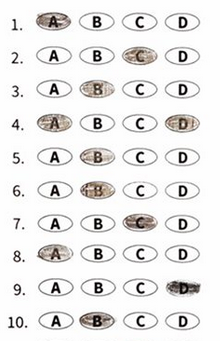
#> input picture py-process/assets/images/exam.png, 220 x 341 px, found by its file name
$ python canny.py
#> lines starting #> are read from the running program, lines starting #| are printed output that depends on the picture; after the words box and inside, x2 and y2 are one past the last pixel; in counts of white or black regions, pixels touching at a corner belong together
import cv2
import numpy as np
from matplotlib import pyplot as plt

img = cv2.imread('../assets/images/exam.png',0)
#> img: shape (341, 220); min 0, max 255, mean 233.5
edges = cv2.Canny(img,400,500)
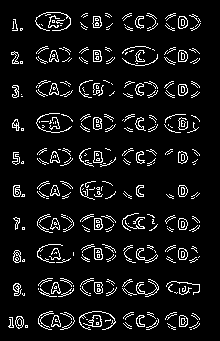
#> edges: shape (341, 220); 7.6% white in thin lines or dots, all inside (x1, y1, x2, y2) = (8, 12, 201, 330)
plt.subplot(121),plt.imshow(img,cmap = 'gray')
plt.title('Original Image'), plt.xticks([]), plt.yticks([])
plt.subplot(122),plt.imshow(edges,cmap = 'gray')
plt.title('Edge Image'), plt.xticks([]), plt.yticks([])
plt.show()
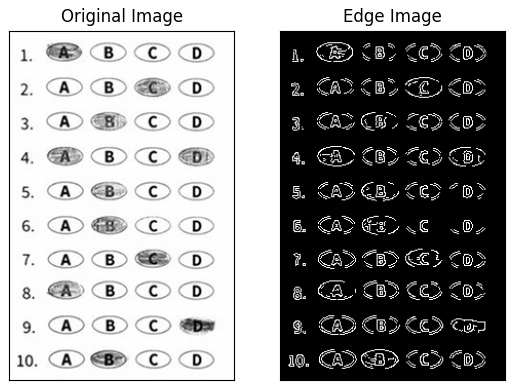
#> figure drawn by matplotlib, 2 panels
